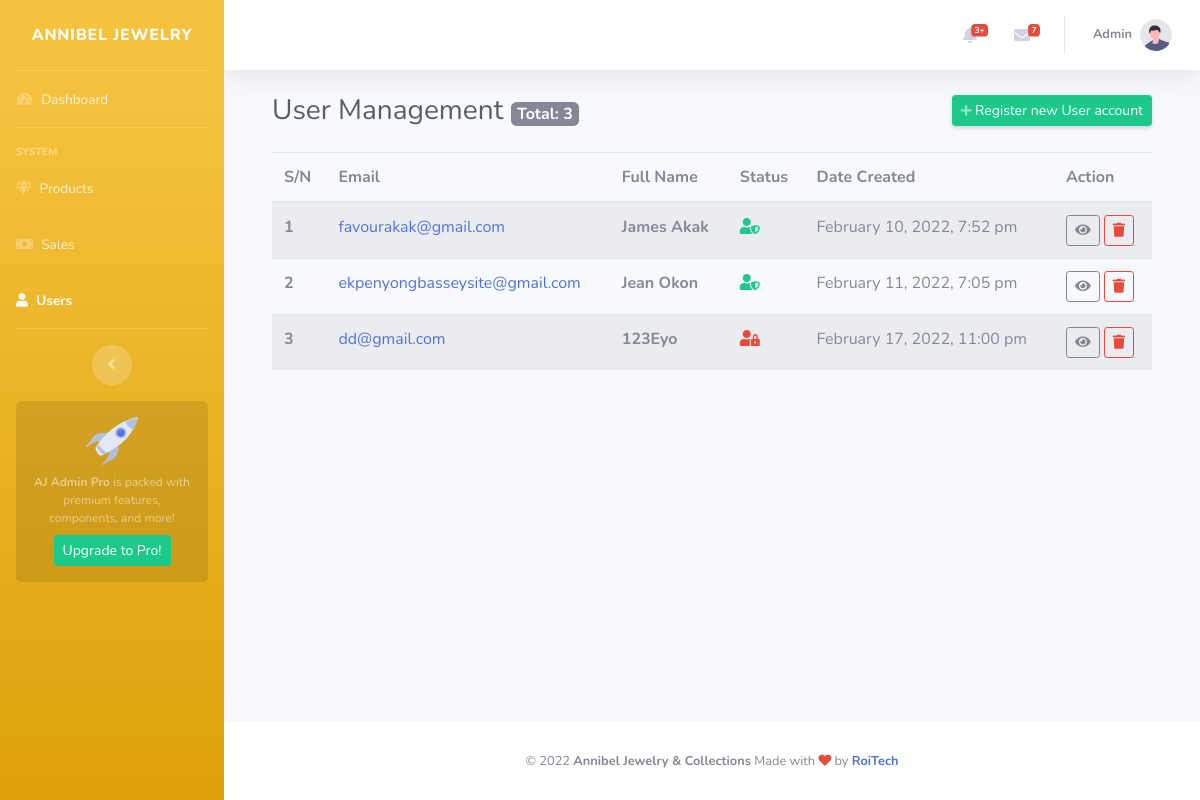
Page /Admin/document_view/users.php on the committed database.
### tables this page shows
CREATE TABLE `users` (
  `id` int(11) NOT NULL,
  `email` text NOT NULL,
  `password` text NOT NULL,
  `type` int(11) NOT NULL,
  `fullname` varchar(200) NOT NULL,
  `address` text NOT NULL,
  `town_city` text NOT NULL,
  `country` text NOT NULL,
  `zipcode` varchar(10) NOT NULL,
  `contact_info` text NOT NULL,
  `ordernote` text NOT NULL,
  `created_on` text NOT NULL DEFAULT current_timestamp(),
  `activate_code` text NOT NULL,
  `status` int(11) NOT NULL
);

### Admin/system/custom_model/sharedComponents.php (called while the page is built, shortened)
<?php
class SharedComponents
{
	function connection(){return new Database();}
	function getData($query)
	{
		$db_handle = $this->connection()->open();
		try
		{
			$stmnt = $db_handle->query($query);
			$data = $stmnt->fetchAll(PDO::FETCH_ASSOC);
			return $data;
		}
		catch(PDOException $ex){}
		finally
		{
			$this->connection()->close();
		}
	}
	function protect($routeValue)
	{
		$data = $routeValue."";
		$ciphering = "AES-128-CTR";
		$options = 0;
		$encryption_iv = '1234567891011121';
		$encryption_key = "eyo123";
		$encryption = openssl_encrypt($data, $ciphering,
		$encryption_key, $options, $encryption_iv);
		return $encryption;
	}
	function getItemCount($tableName)
	{
		$db_handle = $this->connection()->open();
		try
		{
			$stm = $db_handle->prepare("SELECT * FROM $tableName");
			$stm->execute();
			$count = $stm->rowCount();
			return $count;
		}
		catch(PDOException $ex)
		{
			return $ex;
		}
		finally
		{
			$this->connection()->close();
		}
	}
}
?>

### Admin/document_view/users.php (the view, shortened to what this page needs)
<?php
    include '../includes/header.php';
    require_once '../system/custom_model/sharedComponents.php';
?>
<body id="page-top">
    <div id="wrapper">
        <?php include '../includes//sidebar.php'; ?>
        <div id="content-wrapper" class="d-flex flex-column">
            <div id="content">
                <?php include '../includes//navbar.php'; ?>
                <div class="container-fluid">
                    <div class="container pb-5 mb-4">
                    <div class="d-sm-flex align-items-center justify-content-between mb-4">
                        <h1 class="h3 mb-0 text-gray-800">User Management
                            <small class="badge badge-secondary" style="font-size: 1rem;"> Total:
                            <?php
                                $model = new SharedComponents();
                                echo $model->getItemCount("users");
                            ?>
                        </small>
                        </h1>
                        <a href="../../register.php" class="d-none d-sm-inline-block  btn btn-sm btn-success shadow-sm"><i
                                class="fas fa-plus fa-sm text-white-50"></i> Register new User account</a>
                    </div>
                        <div class="table-striped table-responsive">
                        <table class="table">
                            <thead>
                                <tr>
                                <th scope="col">S/N</th>
                                <th scope="col">Email</th>
                                <th scope="col">Full Name</th>
                                <th scope="col">Status</th>
                                <th scope="col">Date Created</th>
                                <th scope="col">Action</th>
                                </tr>
                            </thead>
                            <tbody>
                                <?php
                                    $users = $model->getData("SELECT * FROM users");
                                    if(isset($users))
                                    {
                                        $num = 0;
                                        foreach($users as $row)
                                        {
                                            $userid = $model->protect($row["id"]);
                                            $email = $row['email'];
                                            $fullname = $row['fullname'];
                                            $status = $row['status'];
                                            $date = strtotime($row['created_on']);
                                            $date = date('F j, Y, g:i a', $date);
                                            $num++;
                                ?>
                                <tr>
                                    <th scope="row"><?php echo $num ?></th>
                                    <td>
                                        <a href="mailto:<?php echo $email ?>"><?php echo $email ?></a>
                                    </td>
                                    <td>
                                        <b><?php echo $fullname ?></b>
                                    </td>
                                    <td>
                                        <?php
                                            if($status == 1)
                                            {
                                        ?>
                                            <i class="fas fa-solid fa-user-shield" title="Activated" style="color:#1cc88a;"></i>
                                        <?php
                                            }
                                            else
                                            {
                                        ?>
                                        <i class="fas fa-solid fa-user-lock" title="Not Activated" style="color:#e74a3b;"></i>
                                        <?php
                                            }
                                        ?>
                                    </td>
                                    <td>
                                        <?php echo $date ?>
                                    </td>
                                    <td>
                                        <button class="btn btn-sm btn-outline-secondary" type="button" onclick="main.LoadTeamPopUpForm('user', '<?php echo $userid ?>')" data-toggle="modal" data-target=".bd-example-modal-lg" title="View Cart Details of <?php echo $fullname ?>">
                                            <i class="fas fa-eye"></i>
                                        </button>
                                        <button class="btn btn-sm btn-outline-danger" type="button" onclick="" title="Delete User <?php echo $fullname ?>" onclick="main.doDeleteSale('<?php echo $userid ?>')">
                                            <i class="fas fa-trash" ></i>
                                        </button>
                                    </td>
                                </tr>
                                <?php
                                        }
                                }
                                ?>
                            </tbody>
                            </table>
                        </div>
                    </div>
                </div>
            </div>
            <?php include '../includes//footer.php'; ?>
        </div>
    </div>
</body>
</html>

### rows in the picture
users: email "favourakak@gmail.com", fullname "James Akak", status 1 (drawn), created_on "February 10, 2022, 7:52 pm"
users: email "ekpenyongbasseysite@gmail.com", fullname "Jean Okon", status 1 (drawn), created_on "February 11, 2022, 7:05 pm"
users: email "dd@gmail.com", fullname "123Eyo", status 0 (drawn), created_on "February 17, 2022, 11:00 pm"

### other values in the picture
$model->getItemCount("users") "3"
